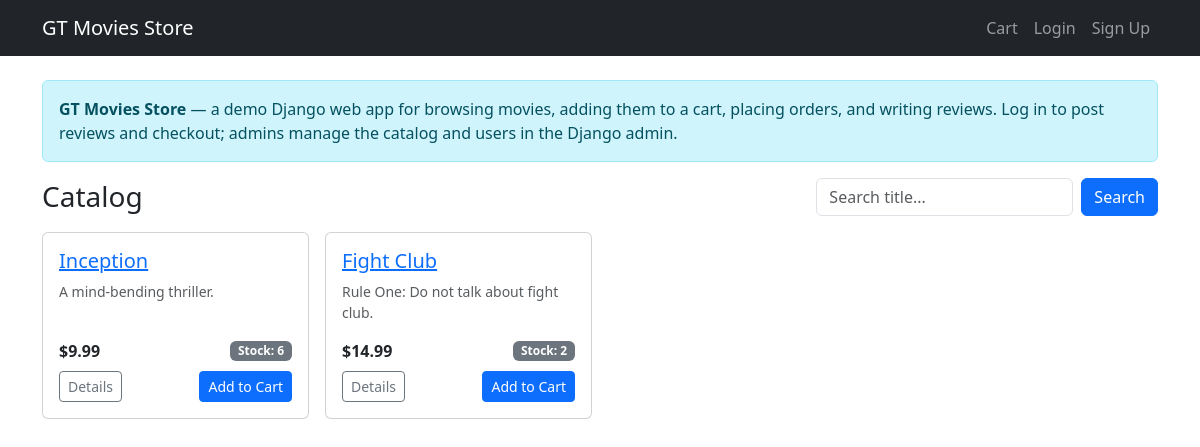
The page / on the database its author committed.
### movies/models.py (models this page shows, shortened)
class Movie(models.Model):
    title = models.CharField(max_length=200)
    description = models.TextField()
    price = models.DecimalField(max_digits=6, decimal_places=2)
    stock = models.PositiveIntegerField(default=0)

### movies/views.py (the view)
# urls.py: 2. Add a URL to urlpatterns:  path('', views.home, name='home')
def home(request):
    q = request.GET.get('q', '')
    movies = Movie.objects.all()
    if q:
        movies = movies.filter(title__icontains=q)
    return render(request, 'home.html', {'movies': movies, 'q': q})

### templates/home.html
{% extends "base.html" %}
{% block content %}
<div class="alert alert-info">
  <strong>GT Movies Store</strong> — a demo Django web app for browsing movies, adding them to a cart,
  placing orders, and writing reviews. Log in to post reviews and checkout; admins manage the catalog
  and users in the Django admin.
</div>
<div class="d-flex justify-content-between align-items-center mb-3">
  <h1 class="h3 mb-0">Catalog</h1>
  <form class="d-flex" method="get">
    <input class="form-control me-2" type="search" name="q" placeholder="Search title..." value="{{ q }}">
    <button class="btn btn-primary" type="submit">Search</button>
  </form>
</div>
{% if movies %}
  <div class="row g-3">
    {% for m in movies %}
      <div class="col-12 col-sm-6 col-md-4 col-lg-3">
        <div class="card h-100">
          <div class="card-body d-flex flex-column">
            <h5 class="card-title">
              <a href="{% url 'movie_detail' m.pk %}">{{ m.title }}</a>
            </h5>
            <p class="card-text text-muted small flex-grow-1">
              {{ m.description|truncatechars:90 }}
            </p>
            <div class="d-flex justify-content-between align-items-center">
              <span class="fw-bold">${{ m.price }}</span>
              <span class="badge bg-secondary">Stock: {{ m.stock }}</span>
            </div>
            <div class="d-flex justify-content-between align-items-center mt-2">
              <a href="{% url 'movie_detail' m.pk %}" class="btn btn-sm btn-outline-secondary">Details</a>
              <a href="{% url 'add_to_cart' m.pk %}" class="btn btn-sm btn-primary">Add to Cart</a>
            </div>
          </div>
        </div>
      </div>
    {% endfor %}
  </div>
{% else %}
  <p class="text-muted">No movies found.</p>
{% endif %}
{% endblock %}

### rows shown on the page
Movie: title "Inception", description "A mind-bending thriller.", price "9.99", stock "6"
Movie: title "Fight Club", description "Rule One: Do not talk about fight club.", price "14.99", stock "2"
